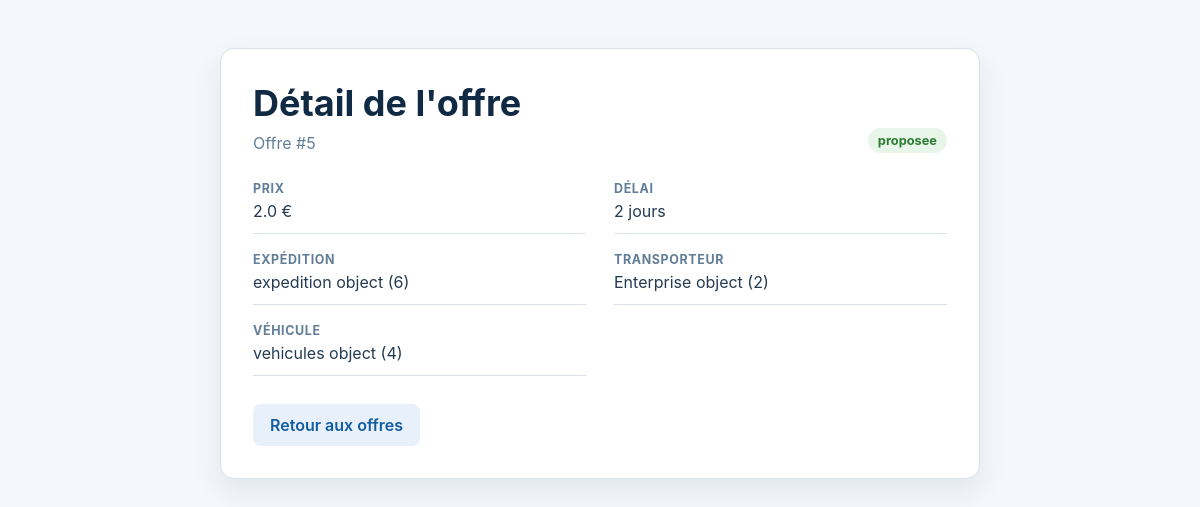
The app's page /offre/detail/5/ with its own data.
### OffreApp/models.py (models this page shows, shortened)
class offre(models.Model):
    prix = models.FloatField(validators=[MinValueValidator(1,"Le prix ne peut pas etre negative")])
    delais_jour = models.IntegerField(blank=False,null=False,validators=[MinValueValidator(1,"Le delais ne peut pas etre negative")])
    status = models.CharField(max_length=20,choices=[
        ('p','proposee'),
        ('a','acceptee'),
        ('r','refusee'),
        ('re','retiree'),
    ],default='p')
    date_proposition = models.DateTimeField(auto_now_add=True)
    expedition = models.ForeignKey('ExpidationApp.expedition',on_delete=models.CASCADE,related_name='offres')
    transporteur = models.ForeignKey('EntrepriseApp.Enterprise',on_delete=models.CASCADE,related_name='offres')
    vehicule = models.ForeignKey('VehiculesApp.vehicules',on_delete=models.CASCADE,related_name='offres')
    created_at = models.DateTimeField(auto_now_add=True)
    updated_at = models.DateTimeField(auto_now=True)

### ExpidationApp/models.py (models this page shows, shortened)
class expedition(models.Model):
    entreprise = models.ForeignKey('EntrepriseApp.Enterprise',on_delete=models.CASCADE,related_name='expeditions')
    reference = models.CharField(max_length=20, unique=True, editable=False)
    ville_depart = models.CharField(max_length=100)
    ville_arrivee = models.CharField(max_length=100)
    poids_kg = models.FloatField(validators=[
        MinValueValidator(1,"Le poids ne peut pas etre negative")
    ])
    date_souhaitee = models.DateTimeField()
    description = models.TextField()
    status = models.CharField(max_length=20,choices=[
        ('p','publiee'),
        ('a','attribuee'),
        ('ec','en_cours'),
        ('l','livree'),
        ('an','annulee')
    ],default='p')
    created_at = models.DateTimeField(auto_now_add=True)
    updated_at = models.DateTimeField(auto_now=True)

### EntrepriseApp/models.py (models this page shows)
class Enterprise(models.Model):
    raison_social = models.CharField(max_length=200,blank=False,null=False)
    matricule_fiscale = models.CharField(max_length=17,unique=True)
    adress = models.TextField(validators=[
        MinLengthValidator(20,"L'adresse ne peut pas avoir mois de 20 char")
    ,   MaxLengthValidator(400,"L'adresse ne peut pas avoir plus de 400 char")]
    )
    type_entreprise = models.CharField(max_length=100,choices=[
        ('c','Chargeur'),
        ('t','Transporteur')
    ])
    created_at = models.DateTimeField(auto_now_add=True)
    update_at = models.DateTimeField(auto_now=True)
    gerant = models.OneToOneField(Utilisatuer,on_delete=models.CASCADE,related_name='entreprise')

### VehiculesApp/models.py (models this page shows, shortened)
class vehicules(models.Model):
    immatriculation = models.CharField(max_length=20,unique=True)
    capacite_kg = models.PositiveIntegerField(validators=[
        MinValueValidator(1,"La capacite ne peut pas etre negative"),
    ])
    entreprise = models.ForeignKey('EntrepriseApp.Enterprise',on_delete=models.CASCADE,related_name='vehicules')
    created_at = models.DateTimeField(auto_now_add=True)
    updated_at = models.DateTimeField(auto_now=True)
    disponible = models.BooleanField(default=True)
    type_vehicule = models.CharField(max_length=20,choices=[
        ('camionnette','Camionnette'),
        ('fourgon','Fourgon'),
        ('camion_porteur','Camion porteur'),
        ('semi_remorque','Semi-remorque')
    ])

### OffreApp/views.py (the view)
# urls.py: path("detail/<int:pk>/",DetailOffre.as_view(),name="detailview"),
class DetailOffre(DetailView):
    model = offre
    template_name = "offre/detail.html"
    context_object_name = 'detail'

### Templates/offre/detail.html (shortened to what this page needs)
<!DOCTYPE html>
<html lang="en">
<head>
    {% load static %}
    <link rel="stylesheet" href="{% static 'css/offre.css' %}">
</head>
<body>
    <main class="container">
        <section class="card detail-card">
            <div class="page-heading">
                <div>
                    <h1>Détail de l'offre</h1>
                    <p class="subtitle">Offre #{{ detail.pk }}</p>
                </div>
                <span class="status">{{ detail.get_status_display }}</span>
            </div>
            <div class="detail-grid">
                <div class="detail-item"><strong>Prix</strong>{{ detail.prix }} €</div>
                <div class="detail-item"><strong>Délai</strong>{{ detail.delais_jour }} jour{{ detail.delais_jour|pluralize }}</div>
                <div class="detail-item"><strong>Expédition</strong>{{ detail.expedition }}</div>
                <div class="detail-item"><strong>Transporteur</strong>{{ detail.transporteur }}</div>
                <div class="detail-item"><strong>Véhicule</strong>{{ detail.vehicule }}</div>
            </div>
            <a class="button button-secondary" href="{% url 'Offre:listview' %}">Retour aux offres</a>
        </section>
    </main>
</body>
</html>

### static/css/offre.css (style rules this page uses)
:root { --navy: #102a43; --blue: #1976d2; --blue-dark: #125ca1; --bg: #f4f7fb; --surface: #ffffff; --text: #243b53; --muted: #627d98; --border: #d9e2ec; --danger: #c62828; --shadow: 0 12px 30px rgba(16, 42, 67, 0.08); }
* { box-sizing: border-box; }
body { background: var(--bg); color: var(--text); font-family: Inter, "Segoe UI", Arial, sans-serif; margin: 0; }
a { color: var(--blue); text-decoration: none; }
.container { margin: 0 auto; max-width: 1120px; padding: 48px 16px 64px; }
.page-heading { align-items: end; display: flex; justify-content: space-between; gap: 24px; margin-bottom: 28px; }
h1 { color: var(--navy); font-size: clamp(1.7rem, 3vw, 2.35rem); margin: 0 0 8px; }
.subtitle { color: var(--muted); margin: 0; }
.card { background: var(--surface); border: 1px solid var(--border); border-radius: 14px; box-shadow: var(--shadow); }
.status { background: #e8f5e9; border-radius: 999px; color: #2e7d32; display: inline-block; font-size: .8rem; font-weight: 700; padding: 5px 10px; }
.button, button { border: 0; border-radius: 8px; cursor: pointer; display: inline-block; font: inherit; font-weight: 600; padding: 11px 17px; }
.button-secondary { background: #e8f1fb; color: var(--blue-dark); }
.form-card, .detail-card, .danger-card { margin: 0 auto; max-width: 760px; padding: 32px; }
.detail-grid { display: grid; gap: 18px 28px; grid-template-columns: repeat(2, 1fr); margin: 28px 0; }
.detail-item { border-bottom: 1px solid var(--border); padding-bottom: 12px; }
.detail-item strong { color: var(--muted); display: block; font-size: .78rem; letter-spacing: .05em; margin-bottom: 5px; text-transform: uppercase; }

### records on screen
offre: pk "5", status "proposee", prix "2.0", delais_jour "2", expedition "expedition object (6)", transporteur "Enterprise object (2)", vehicule "vehicules object (4)"
